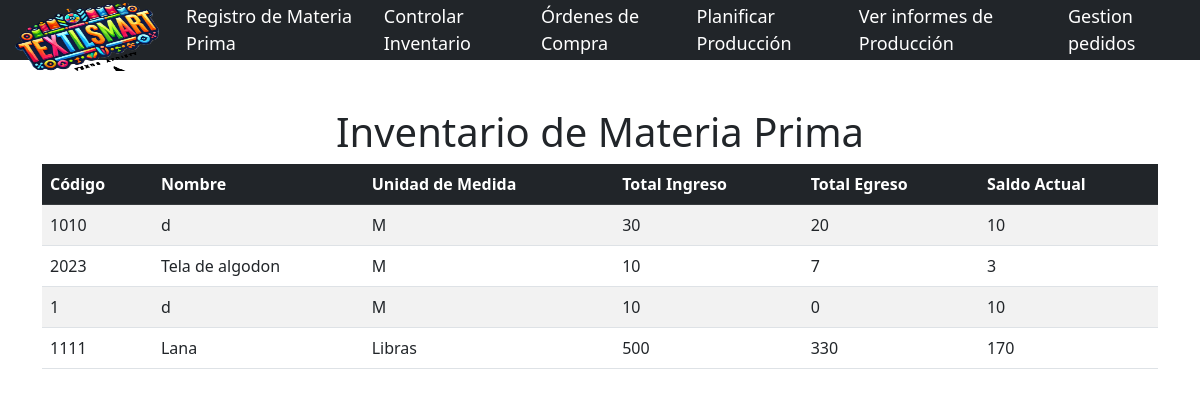
The page /index.php?controlador=Inventario&accion=controlarInventario on the database as committed earlier.
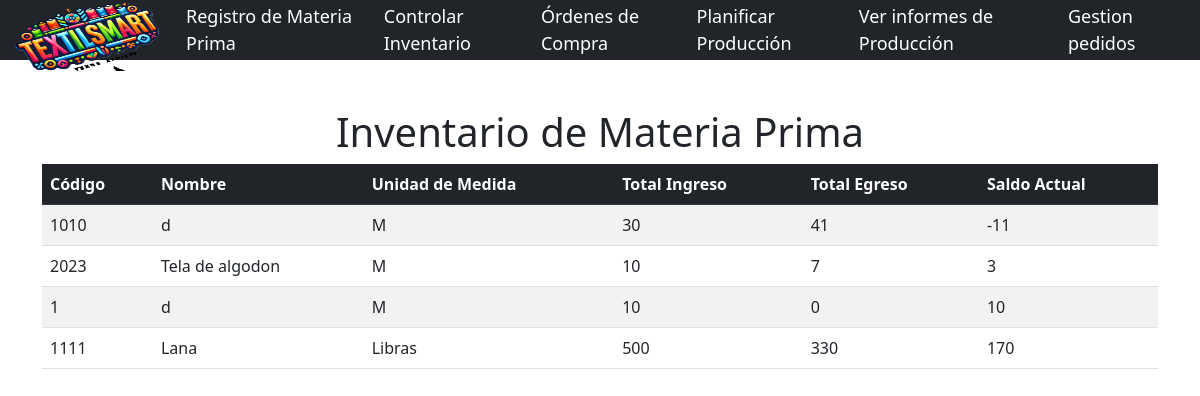
The same page on the database as committed later.
### tables this page shows
CREATE TABLE `inventariomateriaprima` (
  `id_inventario` int(11) NOT NULL,
  `codigo_materia_prima` varchar(50) NOT NULL,
  `nombre_materia_prima` varchar(255) NOT NULL,
  `unidad_medida` varchar(50) NOT NULL,
  `total_ingreso` int(11) NOT NULL DEFAULT 0,
  `total_egreso` int(11) NOT NULL DEFAULT 0,
  `saldo_actual` int(11) GENERATED ALWAYS AS (`total_ingreso` - `total_egreso`) STORED,
  `cantidad_requerida` int(11) DEFAULT 0
);

### Controlador/InventarioController.php (called while the page is built, shortened)
<?php
require_once __DIR__ . '/../Modelo/InventarioMateriaPrima.php';
class InventarioController {
    private $inventario;
    public function __construct() {
        $db = Database::getConnection();
        $this->inventario = new InventarioMateriaPrima($db);
    }
    public function mostrarInventarioCompleto() {
        $inventario = $this->inventario->obtenerInventarioCompleto();
        require_once 'Vista/inventarioMateriaPrima.php';
    }
}
?>

### index.php (called while the page is built, shortened)
<?php
$accion = null;
if (isset($_GET['controlador']) || isset($_GET['accion'])) {
    $accion = isset($_GET['accion']) ? filter_var($_GET['accion'], FILTER_SANITIZE_SPECIAL_CHARS) : 'listar';
    if ($accion == 'controlarInventario') {
        $accion = 'mostrarInventarioCompleto';
    }
}
$controladorObj = new $nombreControlador();
$controladorObj->$accion();

### Modelo/InventarioMateriaPrima.php (called while the page is built)
<?php
class InventarioMateriaPrima {
    private $conn;
    private $table_name = "inventariomateriaprima";
    public function __construct($db) {
        $this->conn = $db;
    }
    public function obtenerInventarioCompleto() {
        $query = "
            SELECT
                codigo_materia_prima,
                nombre_materia_prima,
                unidad_medida,
                total_ingreso,
                total_egreso,
                saldo_actual
            FROM
                " . $this->table_name;
        $stmt = $this->conn->prepare($query);
        $stmt->execute();
        return $stmt->fetchAll(PDO::FETCH_ASSOC);
    }
}
?>

### Vista/inventarioMateriaPrima.php (the view, shortened to what this page needs)
<h1 class="text-center">Inventario de Materia Prima</h1>
<?php if (!empty($inventario)): ?>
    <div class="table-responsive">
        <table class="table table-striped table-hover">
            <thead class="table-dark">
                <tr>
                    <th>Código</th>
                    <th>Nombre</th>
                    <th>Unidad de Medida</th>
                    <th>Total Ingreso</th>
                    <th>Total Egreso</th>
                    <th>Saldo Actual</th>
                </tr>
            </thead>
            <tbody>
                <?php foreach ($inventario as $item): ?>
                    <tr>
                        <td><?php echo htmlspecialchars($item['codigo_materia_prima']); ?></td>
                        <td><?php echo htmlspecialchars($item['nombre_materia_prima']); ?></td>
                        <td><?php echo htmlspecialchars($item['unidad_medida']); ?></td>
                        <td><?php echo htmlspecialchars($item['total_ingreso']); ?></td>
                        <td><?php echo htmlspecialchars($item['total_egreso']); ?></td>
                        <td><?php echo htmlspecialchars($item['saldo_actual']); ?></td>
                    </tr>
                <?php endforeach; ?>
            </tbody>
        </table>
    </div>
<?php else: ?>
    <div class="alert alert-info mt-4">
        <strong>¡Atención!</strong> No hay inventario registrado.
    </div>
<?php endif; ?>
<?php include 'layout.php'; ?>

Rows that differ between the two databases and show on the page:
changed inventariomateriaprima (number 1 of 4 on the later page): total_egreso "20" → "41"; saldo_actual "10" → "-11"
